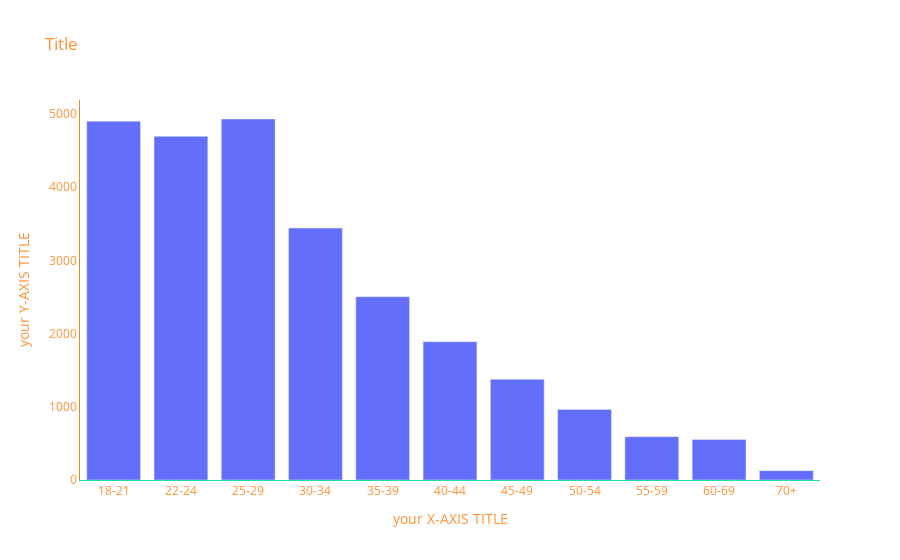

The notebook cell this image was saved under:
### Code cell
fig = go.Figure()
fig.add_trace(go.Bar(x = q1_df.index, y = q1_df.values))
print(fig.show('json')) # 구조 파악
CATEGORY_ORDER = ["18-21", "22-24", "25-29", "30-34", "35-39", "40-44", "45-49", "50-54", "55-59", "60-69", "70+"]
# styling update
fig.update_layout(plot_bgcolor = 'white', 
                  font = dict(color = '#FF9033'),
                  title = dict(text = 'Title'),
                  xaxis = dict(title = "your X-AXIS TITLE", linecolor = "#21DBAA", categoryorder = "array", categoryarray = CATEGORY_ORDER),  # categoryarray는 단독으로 사용불가?
                  yaxis = dict(title = "your Y-AXIS TITLE", linecolor = "#DB9021"))
print(fig.show('json'))
fig.show()

### Figure 1 — Plotly figure (JSON) as saved in the notebook; plotly's stock layout.template omitted (floating-point values rounded to 4 significant figures)
{"data": [{"type": "bar", "x": ["25-29", "18-21", "22-24", "30-34", "35-39", "40-44", "45-49", "50-54", "55-59", "60-69", "70+"], "y": [4931, 4901, 4694, 3441, 2504, 1890, 1375, 964, 592, 553, 128]}], "layout": {"autosize": true, "font": {"color": "#FF9033"}, "plot_bgcolor": "white", "title": {"text": "Title"}, "xaxis": {"autorange": true, "categoryarray": ["18-21", "22-24", "25-29", "30-34", "35-39", "40-44", "45-49", "50-54", "55-59", "60-69", "70+"], "categoryorder": "array", "linecolor": "#21DBAA", "range": [-0.5, 10.5], "title": {"text": "your X-AXIS TITLE"}, "type": "category"}, "yaxis": {"autorange": true, "linecolor": "#DB9021", "range": [0, 5191.0], "title": {"text": "your Y-AXIS TITLE"}, "type": "linear"}}}
